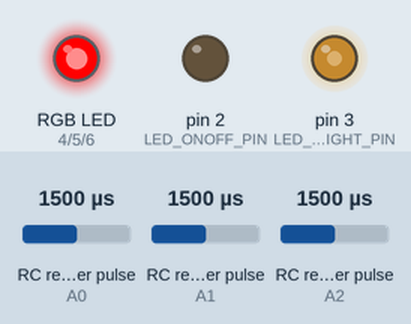
Bench run of a program on a simulated Arduino Uno, built with avr-gcc and run on an emulated ATmega328P. Parts: an RGB LED mixed from three pins (HIGH = lit), output pins drawn as LEDs (lit = HIGH). Wiring (inferred from the names in the program): 3 × RC receiver channel: data A0 / data A1 / data A2. The test bench sets the inputs (shaded band); at power-on: RC receiver pulse (sensors on A0, A1, A2) 1500 µs.

Above: at 1.2 s.
1.3 s: RC receiver pulse (sensor on A0) set to 1501 µs
At 2.5 s:
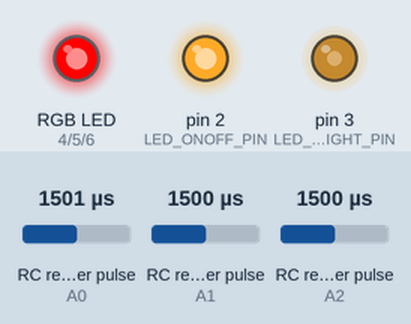
4.3 s: RC receiver pulse (sensor on A1) set to 1020 µs
7.3 s: RC receiver pulse (sensor on A2) set to 1020 µs
At 8.1 s:
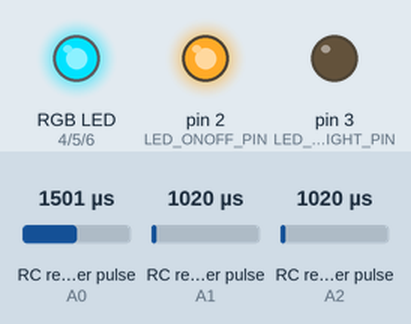
10.3 s: RC receiver pulse (sensor on A0) set to 1020 µs
13.3 s: RC receiver pulse (sensor on A1) set to 1250 µs
At 15.2 s:
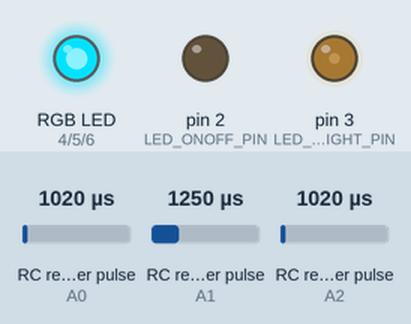
16.3 s: RC receiver pulse (sensor on A2) set to 1250 µs
At 17.5 s:
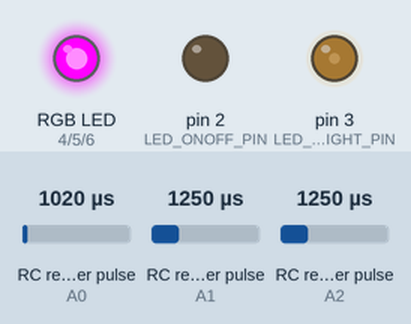
Timing chart, 0 to 20.3 s (numbered marks = the images above; inputs shaded):
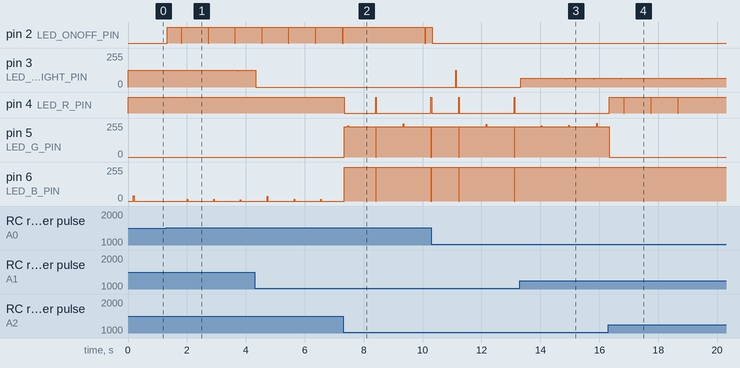

The program:

main.cpp
```cpp
#include <Arduino.h>
#include <PinChangeInterrupt.h>

// ───── 채널·핀 정의 ───────────────────────────────────
const int CH7_PIN = A0;   // PWM 채널 7 입력 (On/Off)
const int CH3_PIN = A1;   // PWM 채널 3 입력 (밝기)
const int CH2_PIN = A2;   // PWM 채널 2 입력 (색상 Hue)
const int LED_ONOFF_PIN  = 2;  // 단일색 LED On/Off 제어 핀
const int LED_BRIGHT_PIN = 3;  // 단일색 LED 밝기 제어(PWM) 핀
const int LED_R_PIN      = 4;  // RGB LED 빨강 채널 (공통 애노드)
const int LED_G_PIN      = 5;  // RGB LED 초록 채널 (공통 애노드)
const int LED_B_PIN      = 6;  // RGB LED 파랑 채널 (공통 애노드)

// ───── 전역(인터럽트 공유) 변수 ───────────────────────
// rise: 상승 에지 시간 기록, pw: 펄스폭, flag: 신규 값 표시 플래그
volatile unsigned long rise7 = 0, rise3 = 0, rise2 = 0;
volatile unsigned int  pw7   = 1500, pw3   = 1500, pw2   = 1500;
volatile bool          up7   = false, up3   = false, up2   = false;

// ───── 인터럽트용 공통 캡처 함수 ───────────────────────
// PWM 입력 핀에서 CHANGE 인터럽트 발생 시 호출.
// HIGH->LOW 전환 시 펄스폭 계산하고, 1000–2000µs 범위면 pw에 저장.
inline void capturePulse(volatile unsigned long &rise,
                         volatile unsigned int &pw,
                         volatile bool &flag,
                         int pin)
{
  if (digitalRead(pin)) {
    // 상승 에지: 시간 측정 시작
    rise = micros();
  } else {
    // 하강 에지: 펄스폭 계산
    unsigned long dt = micros() - rise;
    // 유효 범위(1ms–2ms) 검사, 아니면 기본값 1500µs
    pw   = (dt >= 1000 && dt <= 2000) ? dt : 1500;
    flag = true;  // 새로운 값 도착 표시
  }
}
void ISR_ch7() { capturePulse(rise7, pw7, up7, CH7_PIN); }  // 채널7 ISR
void ISR_ch3() { capturePulse(rise3, pw3, up3, CH3_PIN); }  // 채널3 ISR
void ISR_ch2() { capturePulse(rise2, pw2, up2, CH2_PIN); }  // 채널2 ISR

// ───── HSV → RGB 변환 함수 ─────────────────────────────
// h: 0–360°, s,v: 0.0–1.0 → r,g,b: 0–255
void hsvToRgb(float h, float s, float v, int &r, int &g, int &b)
{
  float c = v * s;
  float x = c * (1 - fabs(fmod(h / 60.0f, 2) - 1));
  float m = v - c;
  float r1, g1, b1;

  // Hue 구간별 1차 RGB 계산
  if      (h <  60) { r1 = c;  g1 = x;  b1 = 0; }
  else if (h < 120) { r1 = x;  g1 = c;  b1 = 0; }
  else if (h < 180) { r1 = 0;  g1 = c;  b1 = x; }
  else if (h < 240) { r1 = 0;  g1 = x;  b1 = c; }
  else if (h < 300) { r1 = x;  g1 = 0;  b1 = c; }
  else              { r1 = c;  g1 = 0;  b1 = x; }

  // m 더해 최종 RGB 계산
  r = (r1 + m) * 255;
  g = (g1 + m) * 255;
  b = (b1 + m) * 255;
}

// ───── 초기 설정 ─────────────────────────────────────
void setup()
{
  // PWM 입력 채널 핀 풀업 모드로 설정
  pinMode(CH7_PIN, INPUT_PULLUP);
  pinMode(CH3_PIN, INPUT_PULLUP);
  pinMode(CH2_PIN, INPUT_PULLUP);

  // LED 출력 핀 설정
  pinMode(LED_ONOFF_PIN,  OUTPUT);
  pinMode(LED_BRIGHT_PIN, OUTPUT);
  pinMode(LED_R_PIN,      OUTPUT);
  pinMode(LED_G_PIN,      OUTPUT);
  pinMode(LED_B_PIN,      OUTPUT);

  // PinChangeInterrupt 라이브러리로 ISR 할당
  attachPCINT(digitalPinToPCINT(CH7_PIN), ISR_ch7, CHANGE);
  attachPCINT(digitalPinToPCINT(CH3_PIN), ISR_ch3, CHANGE);
  attachPCINT(digitalPinToPCINT(CH2_PIN), ISR_ch2, CHANGE);

  Serial.begin(115200);  // 상태 모니터링용 시리얼 시작
}

// ───── 메인 루프 ─────────────────────────────────────
void loop()
{
  // --- 1) 인터럽트 공유 변수 스냅샷 가져오기 ---
  noInterrupts();
    unsigned int p7 = pw7;   // On/Off 채널
    unsigned int p3 = pw3;   // 밝기 채널
    unsigned int p2 = pw2;   // 색상 채널
    // up7, up3, up2 플래그 초기화 (사용 안 함 시 무시)
    up7 = up3 = up2 = false;
  interrupts();

  // --- 2) LED On/Off 제어 (채널7) ---
  // 펄스폭 > 1500µs 이면 HIGH, 아니면 LOW
  digitalWrite(LED_ONOFF_PIN, p7 > 1500 ? HIGH : LOW);

  // --- 3) LED 밝기 제어 (채널3 → PWM) ---
  // 1000–2000µs 범위를 0–255 밝기로 매핑
  int brightness = constrain(map(p3, 1000, 2000, 0, 255), 0, 255);
  if (brightness <= 20) {
    // 너무 어두우면 완전 끔
    digitalWrite(LED_BRIGHT_PIN, LOW);
  } else {
    // PWM 출력으로 밝기 조절
    analogWrite(LED_BRIGHT_PIN, brightness);
  }

  // --- 4) RGB LED 색상 제어 (채널2 → Hue) ---
  // 1000–2000µs 범위를 0–360° Hue 값으로 변환
  float hue = map(p2, 1000, 2000, 0, 360);
  int r, g, b;
  hsvToRgb(hue, 1.0f, 1.0f, r, g, b);
  // Common Anode 방식: 255–계산값 으로 반전 출력
  analogWrite(LED_R_PIN, 255 - r);
  analogWrite(LED_G_PIN, 255 - g);
  analogWrite(LED_B_PIN, 255 - b);

  // --- 5) 반복 주기 조절 (50Hz) ---
  delay(20);
}
```

Measured:
- the behaviour switches between 1500 and 1501 µs on RC receiver pulse (sensor on A0) (found by bisection; images 0 and 1)
- after the input at 1.3 s, pin 2 (LED_ONOFF_PIN): LOW → HIGH at once, then repeats every 0.92 s: LOW 0.02 s, HIGH 0.90 s
- after the input at 7.3 s, pin 4 (LED_R_PIN): HIGH → LOW at once, → HIGH 1.1 s later, → LOW 0.02 s later, → HIGH 1.9 s later; pin 5 (LED_G_PIN): 0/255 → 226/255 at once, → 0/255 2.9 s later
- after the input at 13.3 s, pin 4 (LED_R_PIN): stays LOW (without the input it goes to HIGH after 0.75 s); pin 6 (LED_B_PIN): stays 255/255 (without the input it goes to 0/255 after 0.75 s)
- after the input at 16.3 s, pin 6 (LED_B_PIN): stays 255/255 (without the input it goes to 0/255 after 2.4 s)
